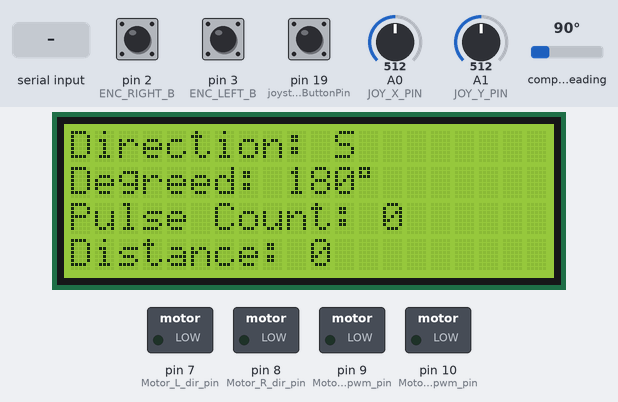
A sketch run on a simulated Arduino Mega 2560, built with avr-gcc and run on an emulated ATmega2560. On the bench: 20×4 character LCD, switched loads named in the sketch (green lamp = pin HIGH). Wiring (inferred from the names in the program): CMPS compass at I2C address 0x60. Inputs (shaded band) come from the test bench; at power-on: pin 19 (joystickButtonPin) HIGH, A0 (JOY_X_PIN) = 512, A1 (JOY_Y_PIN) = 512, pin 2 (ENC_RIGHT_B) HIGH, pin 3 (ENC_LEFT_B) HIGH, compass heading 90°. What the sketch prints to the serial monitor is not drawn.

Above: at 1.2 s.
1.3 s: "Move:1\n" received over Serial
At 2.3 s:
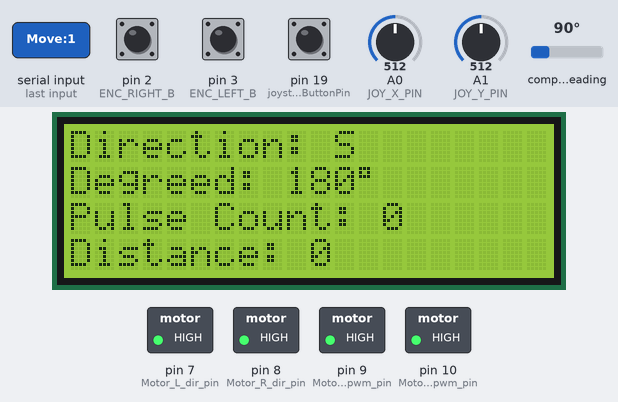
4.3 s: "Turn:1\n" received over Serial
At 4.9 s:
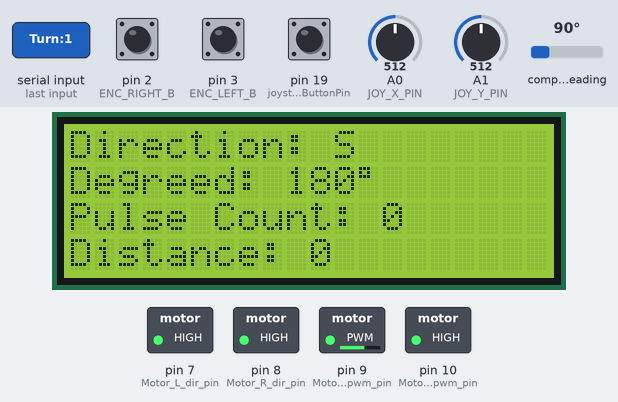
7.3 s: pin 19 (joystickButtonPin) pulled LOW for 0.15 s
At 8.5 s:
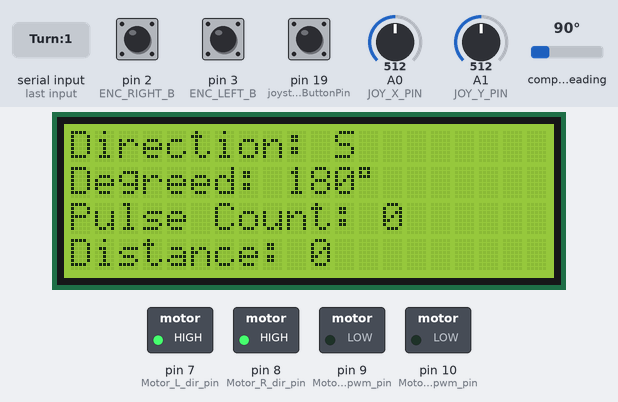
10.4 s: A0 (JOY_X_PIN) set to 610
At 11.2 s:
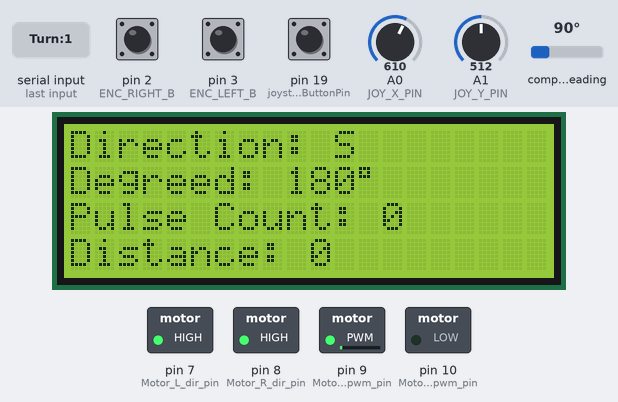
13.4 s: A1 (JOY_Y_PIN) set to 716
At 14.8 s:
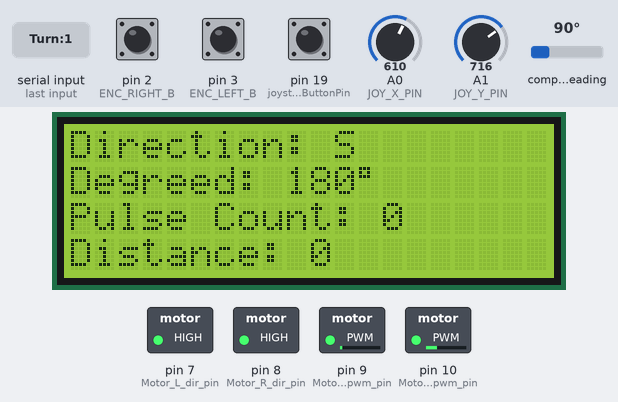
16.4 s: A0 (JOY_X_PIN) set to 590
At 17.1 s:
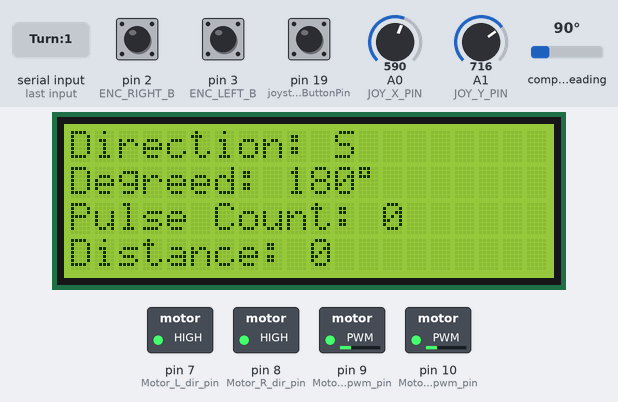
Timing chart, 0 to 19.4 s (numbered marks = the images above; inputs shaded):
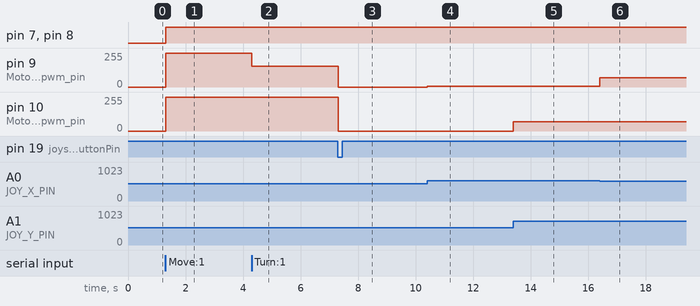

The sketch:

Robotic_Control_System.ino
```cpp
#include <Wire.h>
#define CMPS14_Address 0x60
#include <LiquidCrystal.h>
LiquidCrystal lcd(37, 36, 35, 34, 33, 32);
int joystickButtonPin = 19;
bool buttonPressed = false;
#define JOY_X_PIN A0
#define JOY_Y_PIN A1
#define Motor_forward 1
#define Motor_return 0
#define Motor_L_dir_pin 7
#define Motor_R_dir_pin 8
#define Motor_L_pwm_pin 9
#define Motor_R_pwm_pin 10
#define ENC_RIGHT_A 23
#define ENC_RIGHT_B 2
#define ENC_LEFT_A 24
#define ENC_LEFT_B 3
#define PPR 176
#define WHEEL_RADIUS_CM 2.1
int iL = 0, iR = 0, pulseCount = 0, distance = 0;
int intDist = 0;
float pulsesForStatcm = 0.0;
float wheelDistanceRevolution = 2.0 * PI * WHEEL_RADIUS_CM;
byte raw;
byte target_raw = 0;
int old_degree = 0;
int new_degree = 0;
bool flag = false;
int degree;
int pwm_R = 0;
int pwm_L = 0;

void setup() {
  Wire.begin();
  lcd.begin(20, 4);

  pinMode(Motor_L_dir_pin, OUTPUT);
  pinMode(Motor_R_dir_pin, OUTPUT);
  pinMode(Motor_L_pwm_pin, OUTPUT);
  pinMode(Motor_R_pwm_pin, OUTPUT);
  pinMode(ENC_RIGHT_A, INPUT);
  pinMode(ENC_RIGHT_B, INPUT);
  pinMode(ENC_LEFT_A, INPUT);
  pinMode(ENC_LEFT_B, INPUT);
  pinMode(JOY_X_PIN, INPUT);
  pinMode(JOY_Y_PIN, INPUT);
  pinMode(joystickButtonPin, INPUT_PULLUP);

  attachInterrupt(digitalPinToInterrupt(joystickButtonPin), buttonhPressedISR, FALLING);
  attachInterrupt(digitalPinToInterrupt(ENC_LEFT_B), pulseCountForLeftWheel, FALLING);
  attachInterrupt(digitalPinToInterrupt(ENC_RIGHT_B), pulseCountForRightWheel, FALLING);
  Serial.begin(9600);
}

void loop() {
  pwm_R = 0;
  pwm_L = 0;
  // Read compass data and display direction
  readCompass();

  // Control the robot with joystick or serial commands
  if (buttonPressed) {
    controlWithJoystick();
  } else {
    controlWithWebBrowser();
  }

  // Write PWM values to motors
  analogWrite(Motor_L_pwm_pin, pwm_L);
  analogWrite(Motor_R_pwm_pin, pwm_R);
}

void readCompass() {
  // Request and read data from compass sensor
  Wire.beginTransmission(CMPS14_Address);
  Wire.write(1);
  Wire.endTransmission();
  Wire.requestFrom(CMPS14_Address, 1, true);

  if (Wire.available() >= 1) {
    raw = Wire.read();  // Read the 8-bit bearing value
    displayToLcd(raw);  // Display direction on LCD
  }
}

void displayToLcd(byte raw) {
  // Clear LCD and set cursor to start
  lcd.clear();
  lcd.setCursor(0, 0);
  //display direction
  if (raw > 175 && raw < 210) {
    lcd.print("Direction: N ");
  } else if (raw > 225 && raw < 240) {
    lcd.print("Direction: NE");
  } else if (raw >= 0 && raw < 10) {
    lcd.print("Direction: E");
  } else if (raw > 35 && raw < 50) {
    lcd.print("Direction: SE");
  } else if (raw > 55 && raw < 75) {
    lcd.print("Direction: S");
  } else if (raw > 90 && raw < 105) {
    lcd.print("Direction: SW");
  } else if (raw > 120 && raw < 140) {
    lcd.print("Direction: W");
  } else if (raw > 155 && raw < 175) {
    lcd.print("Direction: NW");
  }

  //display degreed
  lcd.setCursor(0, 1);
  degree = (int(raw) / 255.0) * 360;
  lcd.print("Degreed: ");
  if (degree + 90 == 361) {
    lcd.print(0);
    lcd.print("\xDF");
    lcd.print("/360");
  } else if (degree + 90 > 360)
    lcd.print(degree - 270);
  else {
    lcd.print(degree + 90);
  }
  lcd.print("\xDF");

  //display pulsecount for both wheels
  lcd.setCursor(0, 2);
  lcd.print("Pulse Count: ");
  lcd.print(pulseCount);

  //display distance
  distance = (pulseCount * wheelDistanceRevolution) / PPR;
  lcd.setCursor(0, 3);
  lcd.print("Distance: ");
  lcd.print(distance);
}

void controlWithJoystick() {
  int joyX = analogRead(JOY_X_PIN);
  int joyY = analogRead(JOY_Y_PIN);
  if (joyY > 600) {
    pwm_R = map(joyY, 600, 1023, 0, 255);
    pwm_L = map(joyY, 600, 1023, 0, 255);
    digitalWrite(Motor_R_dir_pin, Motor_forward);
    digitalWrite(Motor_L_dir_pin, Motor_forward);
  } else if (joyY < 400) {
    pwm_R = map(joyY, 400, 0, 0, 255);
    pwm_L = map(joyY, 400, 0, 0, 255);
    digitalWrite(Motor_R_dir_pin, Motor_return);
    digitalWrite(Motor_L_dir_pin, Motor_return);
  }

  if (joyX > 600) {
    pwm_L = map(joyX, 600, 1023, 0, 255);
    digitalWrite(Motor_L_dir_pin, Motor_forward);
  } else if (joyX < 400) {
    pwm_R = map(joyX, 400, 0, 0, 255);
    digitalWrite(Motor_R_dir_pin, Motor_forward);
  }
}

void controlWithWebBrowser() {
  if (Serial.available() > 0) {
    String message = Serial.readStringUntil('\n');
    Serial.print("Message received, content: ");
    Serial.println(message);
    int dist = message.indexOf("Move");
    int dire = message.indexOf("Turn");

    if (dist > -1) {
      Serial.println("Command = Move ");
      dist = message.indexOf(":");

      if (dist > -1) {
        String stat = message.substring(dist + 1);
        intDist = stat.toInt();
        pulsesForStatcm = (intDist / wheelDistanceRevolution) * PPR;
        Serial.println(intDist);
      }
    } else if (dire > -1) {
      Serial.println("Command = Turn ");
      dire = message.indexOf(":");

      if (dire > -1) {
        String stat = message.substring(dire + 1);
        new_degree = stat.toInt();
        target_raw = (new_degree * 255 / 360 + 255) % 255;  // Define final direction
      }
    } else {
      Serial.println("No number found, try typing Move/Turn:Number");
    }
  }

  //Control forward and return
  if (intDist > 0) {
    if (iL < pulsesForStatcm) {
      Serial.println(iL);
      Serial.println(iR);
      Serial.println(pulseCount);
      flag = true;
      pwm_R = 255;
      pwm_L = 255;
      digitalWrite(Motor_R_dir_pin, Motor_forward);
      digitalWrite(Motor_L_dir_pin, Motor_forward);
    } else {
      intDist = 0;
      iL = 0;
      flag = false;
    }
  } else if (intDist < 0) {
    if (iL < (pulsesForStatcm / -1)) {
      flag = true;
      pwm_R = 255;
      pwm_L = 255;
      digitalWrite(Motor_R_dir_pin, Motor_return);
      digitalWrite(Motor_L_dir_pin, Motor_return);
    } else {
      intDist = 0;
      iL = 0;
      flag = false;
    }
  }

  //control final direction
  if (new_degree > old_degree) {
    pwm_L = 155;
    digitalWrite(Motor_L_dir_pin, Motor_forward);
  } else if (new_degree < old_degree) {
    pwm_R = 155;
    digitalWrite(Motor_R_dir_pin, Motor_forward);
  }

  //when the final direction(raw) have been reached, stop the car
  if (!flag) {
    if ((raw + 255 - target_raw) % 255 <= 10 || (target_raw + 255 - raw) % 255 <= 10) {
      // stop turning
      pwm_R = 0;
      pwm_L = 0;
      old_degree = new_degree;
    }
  }
}

void pulseCountForLeftWheel() {
  iL++;
  pulseCount++;
}

void pulseCountForRightWheel() {
  iR++;
  pulseCount++;
}

//change the button status to control the car with joystick
void buttonhPressedISR() {
  buttonPressed = !buttonPressed;
}
```

Measured:
- after the input at 1.3 s, pin 7 (Motor_L_dir_pin), pin 8 (Motor_R_dir_pin): LOW → HIGH at once; pin 9 (Motor_L_pwm_pin), pin 10 (Motor_R_pwm_pin): 0/255 → 255/255 at once
- after the input at 4.3 s, pin 9 (Motor_L_pwm_pin): 255/255 → 155/255 at once
- after the input at 7.3 s, pin 9 (Motor_L_pwm_pin): 155/255 → 0/255 at once; pin 10 (Motor_R_pwm_pin): 255/255 → 0/255 at once
- after the input at 10.4 s, pin 9 (Motor_L_pwm_pin): 0/255 → 6/255 at once
- after the input at 13.4 s, pin 10 (Motor_R_pwm_pin): 0/255 → 69/255 at once
- after the input at 16.4 s, pin 9 (Motor_L_pwm_pin): 6/255 → 69/255 at once
